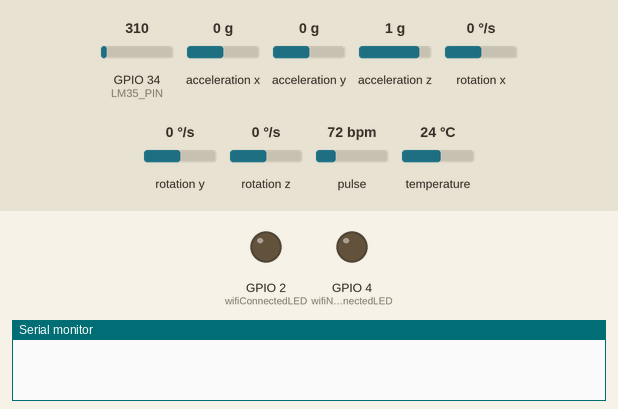
The sketch below on a simulated ESP32. Shown: output pins drawn as LEDs (lit = HIGH), the last lines printed to the serial monitor. The inputs (shaded band) are chosen by the test bench; at power-on: rotation x 0 °/s, rotation y 0 °/s, GPIO 34 (LM35_PIN) = 310, acceleration x 0 g, acceleration y 0 g, acceleration z 1 g, rotation z 0 °/s, pulse 72 bpm, temperature 24 °C. WiFi joins after 1.5 s; servers stay silent unless stated; uploads are accepted with an empty reply.

Above: at 0.0 s.
At 3.2 s:
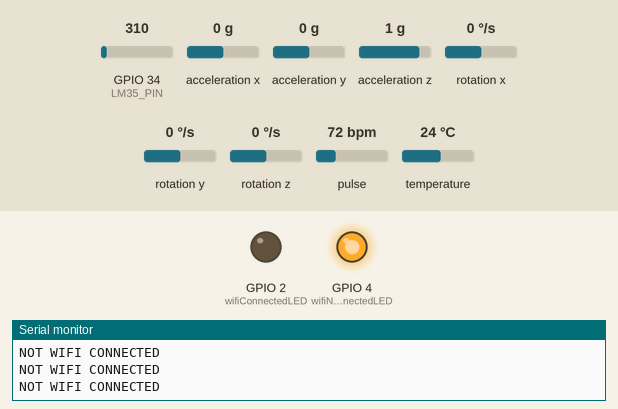
3.3 s: rotation x set to -192 °/s
At 4.1 s:
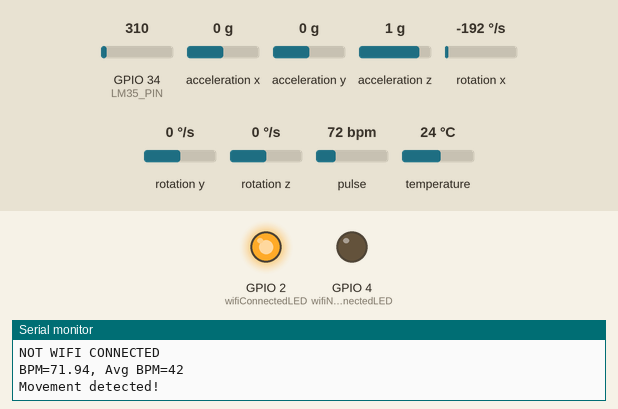
5.0 s: rotation y set to -192 °/s
Timing chart, 0 to 8.0 s (numbered marks = the images above; inputs shaded):
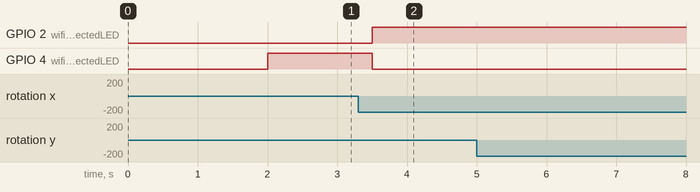

The sketch:

sketch_apr28a.ino
```cpp
#include <Wire.h>
#include <Adafruit_MPU6050.h>
#include <Adafruit_Sensor.h>
#include <WiFi.h>
#include "MAX30105.h"
#include "heartRate.h"
#include <HTTPClient.h>

// Object Declarations
Adafruit_MPU6050 mpu;
MAX30105 particleSensor;

// WiFi Credentials
char ssid[] = "Afreen_Riyaz";
char pass[] = "Afreen789";

// LED GPIOs
const int wifiConnectedLED = 2;
const int wifiNotConnectedLED = 4;

// LM35 Analog Pin
const int LM35_PIN = 34;

// Motion Detection
const float movementThreshold = 0.5;
unsigned long lastMotionTime = 0;
const unsigned long noMotionThreshold = 300000; // 5 minutes
String positionStatus;

// Heart Rate Variables
const byte RATE_SIZE = 4;
byte rates[RATE_SIZE];
byte rateSpot = 0;
long lastBeat = 0;
float beatsPerMinute = 0;
int beatAvg = 0;
float lastBPM = 0;
int lastAvgBPM = 0;
float lastSpO2 = 0;
float lastTemp = 0;
String lastPosition = "";
bool lastFingerPresent = false;

// Supabase config
const char* SUPABASE_URL = "https://porabnsxqjdgmnxwqzms.supabase.co/rest/v1";
const char* SUPABASE_ANON_KEY = "eyJhbGciOiJIUzI1NiIsInR5cCI6IkpXVCJ9.eyJpc3MiOiJzdXBhYmFzZSIsInJlZiI6InBvcmFibnN4cWpkZ21ueHdxem1zIiwicm9sZSI6ImFub24iLCJpYXQiOjE3NTI0ODM1MTMsImV4cCI6MjA2ODA1OTUxM30.08Z5UqEfSnL0-2U5kisTvZDsBEv5jATeKtBZnDu1Fvw";

// Timers
unsigned long lastLiveUpdate = 0;
unsigned long lastHistoryUpdate = 0;
const unsigned long LIVE_UPDATE_INTERVAL = 5000; // 5 seconds
const unsigned long HISTORY_UPDATE_INTERVAL = 300000; // 5 minutes

void sendLiveData(float heart_rate, float spo2, float temperature, String position) {
  HTTPClient http;
  String url = String(SUPABASE_URL) + "/live_data?id=eq.1";
  http.begin(url);
  http.addHeader("apikey", SUPABASE_ANON_KEY);
  http.addHeader("Authorization", String("Bearer ") + SUPABASE_ANON_KEY);
  http.addHeader("Content-Type", "application/json");
  http.addHeader("Prefer", "return=representation");
  String positionToSend = position.length() > 0 ? position : "Unknown";
  String payload = "{";
  payload += "\"heart_rate\":" + String(heart_rate, 1) + ",";
  payload += "\"spo2\":" + String(spo2, 1) + ",";
  payload += "\"temperature\":" + String(temperature, 2) + ",";
  payload += "\"position\":\"" + positionToSend + "\"";
  payload += "}";
  Serial.print("PATCH Payload: ");
  Serial.println(payload);
  int httpResponseCode = http.PATCH(payload);
  Serial.print("[Supabase PATCH live_data] HTTP Response code: ");
  Serial.println(httpResponseCode);
  http.end();
}

void sendHistoricalData(float heart_rate, float spo2, float temperature, String position) {
  HTTPClient http;
  String url = String(SUPABASE_URL) + "/historical_data";
  http.begin(url);
  http.addHeader("apikey", SUPABASE_ANON_KEY);
  http.addHeader("Authorization", String("Bearer ") + SUPABASE_ANON_KEY);
  http.addHeader("Content-Type", "application/json");
  String positionToSend = position.length() > 0 ? position : "Unknown";
  String payload = "{";
  payload += "\"heart_rate\":" + String(heart_rate, 1) + ",";
  payload += "\"spo2\":" + String(spo2, 1) + ",";
  payload += "\"temperature\":" + String(temperature, 2) + ",";
  payload += "\"position\":\"" + positionToSend + "\"";
  payload += "}";
  Serial.print("POST Payload: ");
  Serial.println(payload);
  int httpResponseCode = http.POST(payload);
  Serial.print("[Supabase POST historical_data] HTTP Response code: ");
  Serial.println(httpResponseCode);
  http.end();
}

void setup() {
  Serial.begin(115200);
  delay(2000);
  Serial.println("Initializing...");

  WiFi.begin(ssid, pass);
  pinMode(wifiConnectedLED, OUTPUT);
  pinMode(wifiNotConnectedLED, OUTPUT);
  checkWiFiStatus();

  // MPU6050 Init
  if (!mpu.begin()) {
    Serial.println("Failed to initialize MPU6050!");
    while (1);
  }
  mpu.setAccelerometerRange(MPU6050_RANGE_2_G);
  Serial.println("MPU6050 initialized");

  // MAX30102 Init
  if (!particleSensor.begin(Wire, I2C_SPEED_FAST)) {
    Serial.println("MAX30102 not found. Please check wiring.");
    while (1);
  }
  Serial.println("Place your index finger on the sensor with steady pressure.");
  particleSensor.setup();
  particleSensor.setPulseAmplitudeRed(0x0A);
  particleSensor.setPulseAmplitudeIR(0x0A);
  particleSensor.setPulseAmplitudeGreen(0);
}

void loop() {
  checkWiFiStatus();

  // --- Heart Rate Detection (fast loop) ---
  long irValue = particleSensor.getIR();
  long redValue = particleSensor.getRed();
  bool fingerPresent = irValue > 10000;

  // Only process BPM if finger is present
  if (fingerPresent) {
    if (checkForBeat(irValue)) {
      long delta = millis() - lastBeat;
      lastBeat = millis();
      beatsPerMinute = 60 / (delta / 1000.0);
      if (beatsPerMinute < 255 && beatsPerMinute > 20) {
        rates[rateSpot++] = (byte)beatsPerMinute;
        rateSpot %= RATE_SIZE;
        //Take average of readings
        beatAvg = 0;
        for (byte x = 0 ; x < RATE_SIZE ; x++)
          beatAvg += rates[x];
        beatAvg /= RATE_SIZE;
      }
    }
  } else {
    beatsPerMinute = 0;
    beatAvg = 0;
  }

  // --- Other Sensors: Update every 1 second ---
  static unsigned long lastSensorUpdate = 0;
  static float temperatureC = 0;
  static float spo2 = 0;
  if (millis() - lastSensorUpdate >= 1000) {
    lastSensorUpdate = millis();

    // LM35 Temperature
    int analogValue = analogRead(LM35_PIN);
    temperatureC = (analogValue * 3.3 / 4095.0) * 100.0;

    // SpO2 Estimation (Basic Ratio-of-Ratios)
    spo2 = 0;
    if (irValue > 10000 && redValue > 10000) {
      float ratio = (float)redValue / (float)irValue;
      spo2 = 110.0 - 25.0 * ratio;
      if (spo2 > 100) spo2 = 100;
      if (spo2 < 70) spo2 = 70;
    }

    // MPU6050 Motion Detection
    sensors_event_t a, g, temp;
    mpu.getEvent(&a, &g, &temp);
    bool motionDetected = abs(g.gyro.x) > movementThreshold || abs(g.gyro.y) > movementThreshold || abs(g.gyro.z) > movementThreshold;
    if (motionDetected) {
      if (g.gyro.y > movementThreshold) {
        positionStatus = "Right";
      } else if (g.gyro.y < -movementThreshold) {
        positionStatus = "Left";
      }
      sendMotionAlert();
    } else if (millis() - lastMotionTime >= noMotionThreshold) {
      positionStatus = "Supine Position";
      sendNoMotionAlert();
    }
  }

  // --- Print only on change ---
  // Finger presence
  if (fingerPresent != lastFingerPresent) {
    if (fingerPresent) Serial.println("Finger detected!");
    else Serial.println("No finger?");
    lastFingerPresent = fingerPresent;
  }
  // BPM/Avg BPM
  if (fingerPresent && (abs(beatsPerMinute - lastBPM) > 1 || abs(beatAvg - lastAvgBPM) > 1)) {
    Serial.print("BPM=");
    Serial.print(beatsPerMinute);
    Serial.print(", Avg BPM=");
    Serial.println(beatAvg);
    lastBPM = beatsPerMinute;
    lastAvgBPM = beatAvg;
  }
  // SpO2
  if (abs(spo2 - lastSpO2) > 0.5) {
    Serial.print("SpO2 (%): ");
    Serial.println(spo2);
    lastSpO2 = spo2;
  }
  // Temperature
  if (abs(temperatureC - lastTemp) > 0.2) {
    Serial.print("LM35 Temp (°C): ");
    Serial.println(temperatureC);
    lastTemp = temperatureC;
  }
  // Position
  if (positionStatus != lastPosition) {
    Serial.println("Position: " + positionStatus);
    lastPosition = positionStatus;
  }

  // --- Supabase HTTP Updates ---
  unsigned long now = millis();
  if (now - lastLiveUpdate >= LIVE_UPDATE_INTERVAL) {
    lastLiveUpdate = now;
    sendLiveData(beatAvg, spo2, temperatureC, positionStatus);
  }
  if (now - lastHistoryUpdate >= HISTORY_UPDATE_INTERVAL) {
    lastHistoryUpdate = now;
    sendHistoricalData(beatAvg, spo2, temperatureC, positionStatus);
  }
}

void checkWiFiStatus() {
  if (WiFi.status() == WL_CONNECTED) {
    digitalWrite(wifiConnectedLED, HIGH);
    digitalWrite(wifiNotConnectedLED, LOW);
  } else {
    digitalWrite(wifiConnectedLED, LOW);
    digitalWrite(wifiNotConnectedLED, HIGH);
    Serial.println("NOT WIFI CONNECTED");
  }
}

void sendNoMotionAlert() {
  Serial.println("No movement for 5 minutes. Sending alert...");
  lastMotionTime = millis();
}

void sendMotionAlert() {
  Serial.println("Movement detected!");
  lastMotionTime = millis();
}
```
